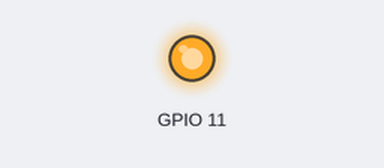
A program run on a simulated Raspberry Pi (BCM pin numbers). Shown: output pins drawn as LEDs (lit = HIGH). What the program prints to the terminal is not drawn. At 60.0 s the program stops and its outputs stay as they are.

Above: at 5.0 s.
At 12.5 s:
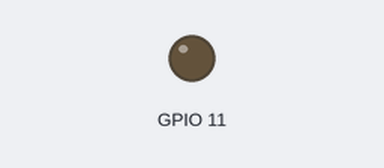
Timing chart, 0 to 19.5 s (numbered marks = the images above):
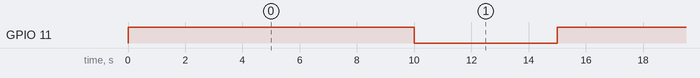

The program:

blink_1.py
```python
#!/usr/bin/env python
import RPi.GPIO as GPIO
import time

GPIO.setmode(GPIO.BCM)
GPIO.setup(11, GPIO.OUT)


def blink(pin):
    GPIO.output(pin, True)
    time.sleep(10)
    GPIO.output(pin, False)
    time.sleep(5)
    return


for i in range(1, 5):
    print 'blink',i
    blink(11)

GPIO.cleanup()
```

Measured:
- by itself, GPIO 11: alternates HIGH for 10.0 s and LOW for 5.0 s
